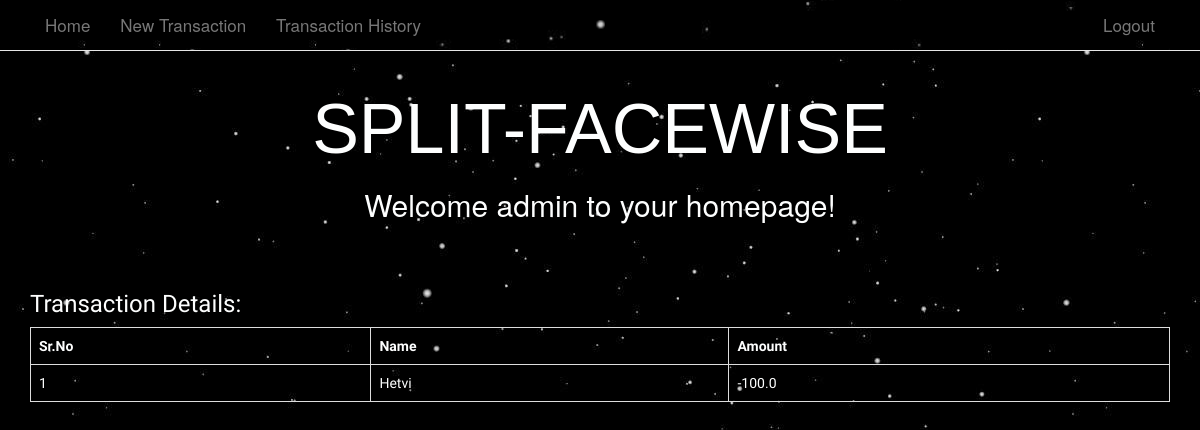
/ (signed in), run on an earlier commit of the app's database.
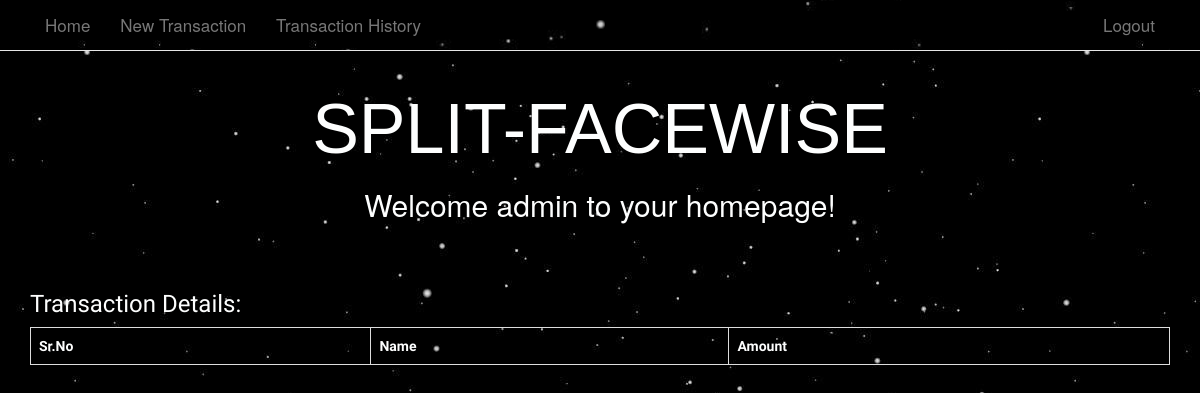
And on a later commit of the database.
### webapp/models.py (models this page shows, shortened)
class Transaction_Pairs(models.Model):
    person1=models.CharField(max_length=264)
    person2=models.CharField(max_length=264)
    amount=models.FloatField(null=True)
    grp_pic=models.ImageField(upload_to='profile_pics',blank=True,default= "default.jpg")

### webapp/views.py (the view)
# urls.py: url(r'^$',views.index,name='index',),
def index(request):
    global person_n
    datap= Transaction_Pairs.objects.filter(person1=request.user.get_username())
    dataopp= Transaction_Pairs.objects.filter(person2=request.user.get_username())
    return render(request,'index.html',{"datap":datap,"dataopp":dataopp})

### templates/index.html (shortened to what this page needs)
{% extends "base.html" %}
{% block body_block %}
{% load static %}
    <link rel="stylesheet" type="text/css" href="{% static 'css/index.css' %}"/>
    <h1 id="main-header" style="text-align:center; font-size: 70px;";>SPLIT-FACEWISE</h1>
    {% if user.is_authenticated %}
        <h2 style="text-align:center">Welcome {{ user.username }} to your homepage!</h2>
        <br></br>
        <h3 style="font-family:'PT Sans', sans-serif;">Transaction Details:</h3>
        <div class="row">
          <div class="col-md-12">
            <table>
              <thead>
                <tr>
                  <th>Sr.No</th>
                  <th>Name</th>
                  <th>Amount</th>
                </tr>
              </thead>
              <tbody>
                {% for i in dataopp %}
                  <tr>
                    <td>{{forloop.counter}}</td>
                    <td>{{i.person1}}</td>
                    <td>-{{i.amount}}</td>
                  </tr>
                {%endfor%}
              </tbody>
            </table>
          </div>
        </div>
    {% endif %}
{% endblock %}

What changed in the data, as far as the page shows it:
removed Transaction_Pairs: person1 "Hetvi", amount "100.0"
